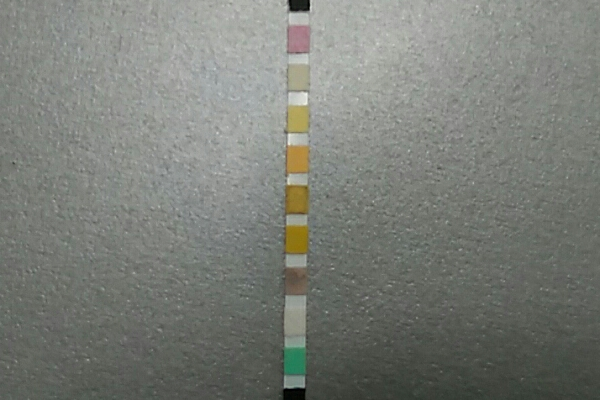
#> input picture imgcv-web/static/use3.png, 600 x 400 px
$ python find.py   (older library calls are emulated)
#> lines starting #> are read from the running program, lines starting #| are printed output that depends on the picture; after the words box and inside, x2 and y2 are one past the last pixel; in counts of white or black regions, pixels touching at a corner belong together
### imgcv-web/core/find_utils.py
import cv2 as cv
import numpy as np


# RGB颜色值转HSV颜色空间值
def rgb2hsv(rgb):
    return np.array(cv.cvtColor(np.uint8([[rgb]]), cv.COLOR_RGB2HSV)[0][0])


# 遍历所有的N维轮廓数组，并传递最里层X,Y轴至指定数组中
def foreach_all_ndarray(arr, val_list=None):
    if type(arr) == np.ndarray:
        for item in arr:
            if type(item) == np.ndarray:
                foreach_all_ndarray(item, val_list)
            else:
                val_list.append([arr[0], arr[1]])
                break


def ndarray_split_group(values, items):
    for index, item in enumerate(values):
        if index == 0:
            items.append([item])
        else:
            if (values[0][1] + 100) > item[1] > (values[0][1] - 100):
                items[0].append(item)
            else:
                try:
                    items[1].append(item)
                except IndexError as e:
                    items.append([item])


def get_color_rgb(px):
    s = ''
    for i in px:
        # print(i)
        s = s+str(i)+','
    return s[0:-1]

### imgcv-web/core/find.py
import cv2 as cv
import numpy as np
import core.find_utils as utils
import math
from PIL import Image
import uuid
import os


def run(path, is_rotate=False, point_num=9, is_del=True):
#> called with path = '../static/use3.png', is_rotate = False, point_num = 9, is_del = True
    print("检测图片的指标项目个数为：%s" % point_num)
    """
    读取图片
    """
    img = cv.imread(path)
#> img is the input picture: shape (400, 600, 3); mean B, G, R 118.9, 125.2, 122.1
    b, g, r = cv.split(img)
    rgb_img = cv.merge([r, g, b])
    shape = img.shape
#> shape = (400, 600, 3)
    hsv = cv.cvtColor(rgb_img, cv.COLOR_RGB2HSV)
#> hsv: shape (400, 600, 3); mean H, S, V 48.4, 15.3, 125.6
    '''
    设置色彩空间阈值（将RGB转换为HSV颜色空间值），并且结果只能为一维数组
    '''
    lower_hsv = utils.rgb2hsv([0, 0, 0])
    upper_hsv = utils.rgb2hsv([36, 36, 36])
    '''
    找到曝光点
    '''
    mask = cv.inRange(hsv, lower_hsv, upper_hsv)
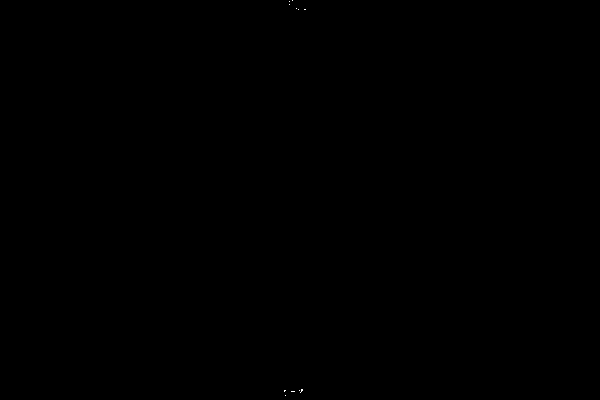
#> mask: shape (400, 600); 0.01% white in thin lines or dots, all inside (x1, y1, x2, y2) = (284, 0, 306, 396)
    res = cv.bitwise_and(rgb_img, rgb_img, mask=mask)
    '''
    找到所有的轮廓点
    '''
    gray = cv.cvtColor(res, cv.COLOR_BGR2GRAY)
    ret, binary = cv.threshold(mask, 127, 255, cv.THRESH_BINARY)
    img_res, contours, hierarchy = cv.findContours(binary, cv.RETR_TREE, cv.CHAIN_APPROX_SIMPLE)
#> contours = 11 contours, all with area under 20
    '''
    绘制所有的轮廓，在原图上进行标记
    '''
    images = img
    images = cv.drawContours(images, contours, -1, (0, 255, 0), 1)
#> images: shape (400, 600, 3); 0.01% of pixels changed, all inside (x1, y1, x2, y2) = (284, 0, 306, 396)
    '''
    遍历所有的轮廓，找到梯度最大值的顶层与最小值的底层X/Y轴坐标点
    '''
    values = []
    for index, i in enumerate(contours):
        if type(i) == np.ndarray and len(i) > 0:
            for j in i:
                utils.foreach_all_ndarray(j, values)
#> this loop made 11 passes
#> i on passes 1, 2, 3, 4, 6, 7, 8, 9, 10, 11: [[285, 395]], [[291, 391], [294, 391]], [[299, 390]], [[284, 390], [284, 391], [285, 390]], [[304, 9], [305, 9]], [[298, 9]], [[296, 8]], [[289, 4]], [[289, 1]], [[292, 0]]
    '''
    进行轮廓点位分组
    '''
    items = []
    utils.ndarray_split_group(values, items)
    '''
    区分上下标示模块
    '''
    point_xy_one = sorted(items[0])
    point_xy_two = sorted(items[1])
    if point_xy_one[0][1] < point_xy_two[0][1]:
        point_xy_top = point_xy_one
        point_xy_bottom = point_xy_two
    else:
        point_xy_top = point_xy_two
        point_xy_bottom = point_xy_one
    point_xy_bottom_x_min = sorted(point_xy_bottom, key=lambda x: x[0])[0]
    point_xy_top_x_min = sorted(point_xy_top, key=lambda x: x[0])[0]
    '''
    判断图像特征值点数是否符合
    '''
    if len(items) != 2:
        return {
            'code': 403,
            'msg': '图像特征值未提取完整，请重新上传图片'
        }
    deviation = 20
    if point_xy_top_x_min[0] + deviation < point_xy_bottom_x_min[0] \
            or point_xy_bottom_x_min[0] < point_xy_top_x_min[0] - deviation:
        # 图像点位不正确，进行图片旋转纠正
        if not is_rotate:
            rad = math.atan2(point_xy_bottom_x_min[0]-point_xy_top_x_min[0],
                             point_xy_bottom_x_min[1]-point_xy_top_x_min[1]) * 180 / math.pi
            if rad < -1 or rad > 1:
                pilim = Image.open(path)
                im2 = pilim.convert('RGBA')
                rot = im2.rotate(-rad, expand=1)
                fff = Image.new('RGBA', rot.size, (255,)*4)
                out = Image.composite(rot, fff, rot)
                file_types = path.split(".")
                file_type = file_types[len(file_types)-1]
                new_path = './static/'+str(uuid.uuid1())+'.'+file_type
                out.convert(pilim.mode).save(new_path)
                if os.path.exists(path) and is_del:
                    os.remove(path)
                return run(new_path, True)
        else:
            return {
                'code': 403,
                'msg': '图像点位不正确，请注意拍照姿势'
            }
    '''
    找寻下方模块的最顶点与上方模块最低点Y轴坐标
    '''
    point_xy_bottom_up = sorted(point_xy_bottom, key=lambda x: x[1])[0]
    point_xy_top_down = sorted(point_xy_top, key=lambda x: x[1], reverse=True)[0]
    '''
    进行检测项目个数 bottom_y - top_y / n
    '''
    cv.circle(images, (point_xy_bottom_up[0], point_xy_bottom_up[1]), 3, (0, 255, 0), 2)
#> images: shape (400, 600, 3); mean B, G, R 118.9, 125.3, 122.1
    cv.circle(images, (point_xy_top_down[0], point_xy_top_down[1]), 3, (0, 255, 0), 2)
#> images: shape (400, 600, 3); mean B, G, R 118.9, 125.3, 122.1
    y_value = (point_xy_bottom_up[1]-point_xy_top_down[1]) / (point_num * 2)
    x_width = (point_xy_one[len(point_xy_one)-1][0] - point_xy_one[0][0]) / 2
    '''
    计算出每个点位，并描绘至原图层
    '''
    colors = []
    last_y = point_xy_top_down[1]
    last_x = math.ceil(point_xy_one[0][0] + x_width)
    for i in range(0, point_num):
        if i == 0:
            last_y = last_y + y_value * 1.2
        else:
            last_y = last_y + y_value * 1.96
        last_y = math.ceil(last_y)
        point = (last_x, last_y)
        cv.circle(images, point, 3, (0, 255, 0), 2)
        # 获取rgb颜色值
        if last_y <= shape[0]:
            colors.append(utils.get_color_rgb(rgb_img[last_y, last_x]))
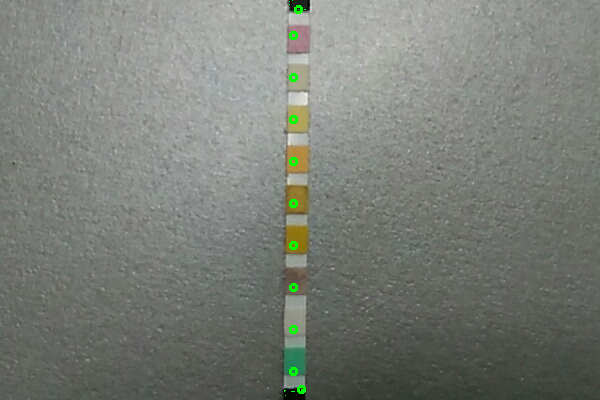
#> images: shape (400, 600, 3); mean B, G, R 118.7, 125.6, 121.7
#> after the loop, colors = ['161,128,135', '166,166,142', '175,163,91', '175,138,68', '148,119,51', '143,114,20', '108,91,75', '144,146,132', '39,126,92']; last_y = 371
        # print(y_value, last_y, last_x)
    # cv.imwrite('../static/images.jpg', images)
    info = {
        'code': 200,
        'msg': 'success',
        'data': colors
    }
#> info = {'code': 200, 'msg': 'success', 'data': ['161,128,135', '166,166,142', '175,163,91', '175,138,68', '148,119,51', '143,114,20', '108,91,75', '144,146,132', '39,126,92']}
    if os.path.exists(path) and is_del:
        os.remove(path)
    return info


if __name__ == "__main__":
    print(run('../static/use3.png'))

$ run again, with imgcv-web/static/use1.png copied over imgcv-web/static/use3.png
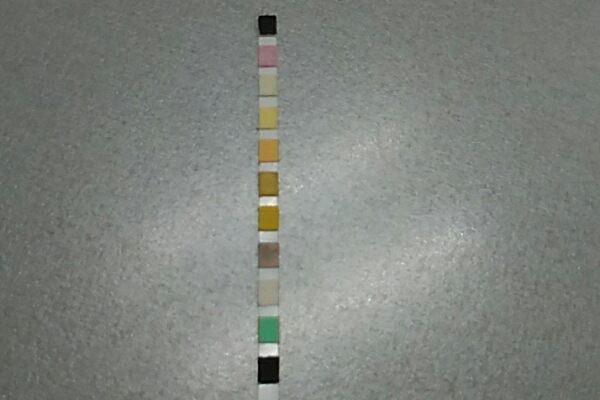
#> input picture imgcv-web/static/use1.png, 600 x 400 px
#> in run, img is the input picture: shape (400, 600, 3); mean B, G, R 124.8, 130.5, 126.3
#> hsv: shape (400, 600, 3); mean H, S, V 56.2, 13.6, 130.7
#> mask: shape (400, 600); 0.01% white in thin lines or dots, all inside (x1, y1, x2, y2) = (260, 16, 277, 383)
#> contours = 10 contours, all with area under 20
#> the loop in run, `for index, i in enumerate(contours):` made 10 passes
#> i on passes 1 to 8: [[276, 381], [276, 382]], [[270, 381], [270, 382], [271, 382], [271, 381]], [[265, 380], [264, 381], [265, 380], [266, 380]], [[264, 371], [265, 371]], [[260, 363]], [[265, 360], [264, 361], [264, 365], [265, 365]], [[270, 359], [272, 359]], [[260, 359]]
#> after the loop in run, `for i in range(0, point_num):`:
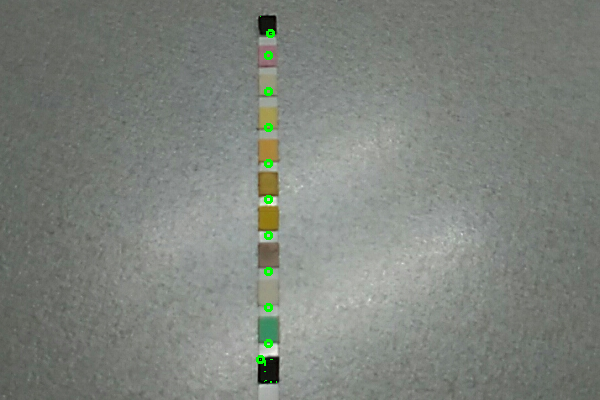
#> images: shape (400, 600, 3); mean B, G, R 124.4, 130.8, 125.9
#> after the loop in run, `for i in range(0, point_num):`: colors = ['154,117,125', '153,152,122', '149,137,85', '177,174,159', '201,205,191', '183,187,186', '155,168,159', '161,166,159', '150,176,163']; last_y = 343
#> info = {'code': 200, 'msg': 'success', 'data': ['154,117,125', '153,152,122', '149,137,85', '177,174,159', '201,205,191', '183,187,186', '155,168,159', '161,166,159', '150,176,163']}

$ run again, with imgcv-web/static/72cbbdb4-3d41-11e8-b2d2-f44d30a0e91b.png copied over imgcv-web/static/use3.png
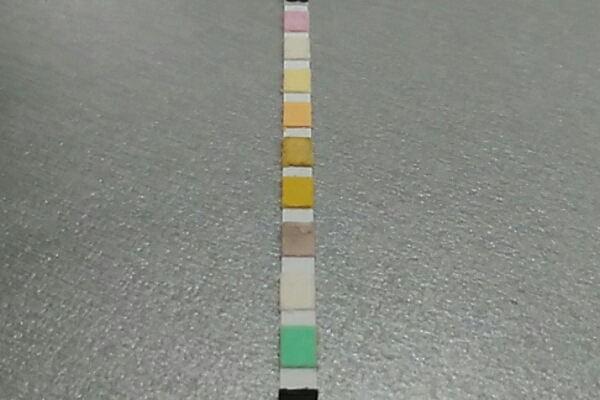
#> input picture imgcv-web/static/72cbbdb4-3d41-11e8-b2d2-f44d30a0e91b.png, 600 x 400 px
#> in run, img is the input picture: shape (400, 600, 3); mean B, G, R 129.5, 136.3, 133.4
#> in run, `b, g, r = cv.split(img)`:
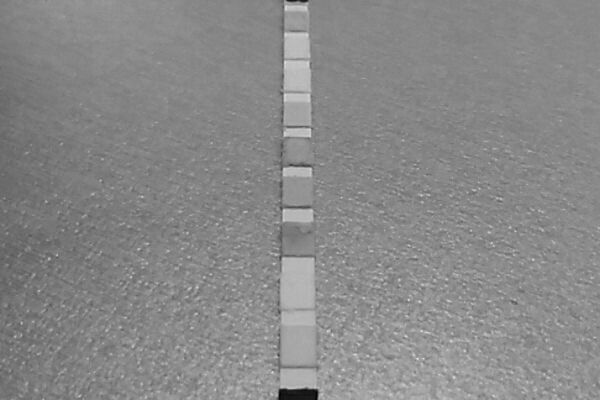
#> g: shape (400, 600); min 3, max 225, mean 136.3
#> hsv: shape (400, 600, 3); mean H, S, V 45.7, 13.9, 136.8
#> mask: shape (400, 600); 0.01% white in thin lines or dots, all inside (x1, y1, x2, y2) = (281, 0, 315, 395)
#> contours = 8 contours, all with area under 20
#> the loop in run, `for index, i in enumerate(contours):` made 8 passes
#> i on passes 1, 2, 3, 5, 7, 8: [[281, 393], [281, 394]], [[304, 392], [304, 393]], [[300, 391], [301, 391]], [[306, 390], [307, 390]], [[301, 0], [303, 0]], [[296, 0]]
#> after the loop in run, `for i in range(0, point_num):`:
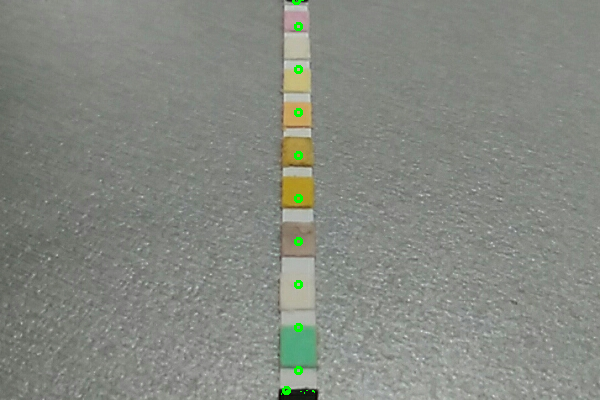
#> images: shape (400, 600, 3); mean B, G, R 129.2, 136.6, 133
#> after the loop in run, `for i in range(0, point_num):`: colors = ['189,158,163', '196,190,156', '200,163,95', '173,149,75', '178,147,39', '143,127,111', '184,183,163', '111,165,133', '159,176,160']; last_y = 370
#> info = {'code': 200, 'msg': 'success', 'data': ['189,158,163', '196,190,156', '200,163,95', '173,149,75', '178,147,39', '143,127,111', '184,183,163', '111,165,133', '159,176,160']}
